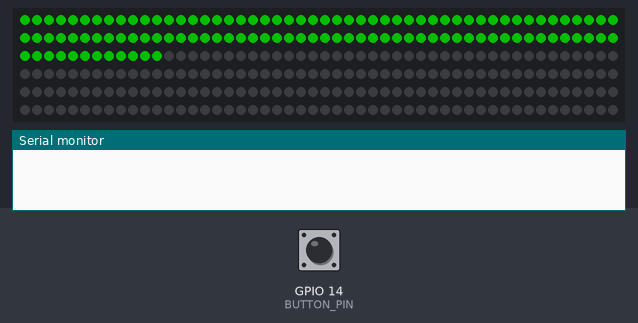
Bench run of a sketch on a simulated ESP32-S3. On the bench: 300 RGB LEDs in strip order, left to right, continuing on the next row, the last lines printed to the serial monitor. The inputs (shaded band) are chosen by the test bench; at power-on: GPIO 14 (BUTTON_PIN) HIGH. Dim RGB values are drawn brighter than linear; EEPROM starts erased.

Above: at 1.7 s.
3.4 s: GPIO 14 (BUTTON_PIN) pulled LOW for 0.15 s
At 3.75 s:
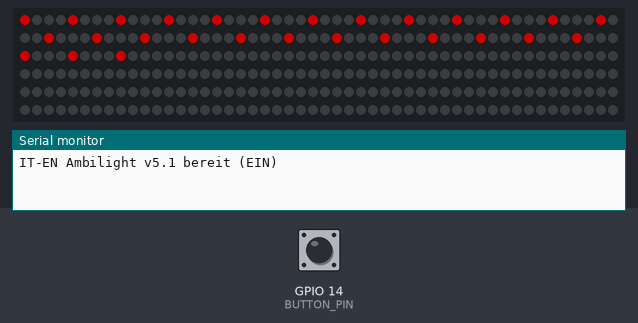
4.1 s: GPIO 14 (BUTTON_PIN) pulled LOW for 1 s
Timing chart, 0 to 7.1 s (numbered marks = the images above; inputs shaded):
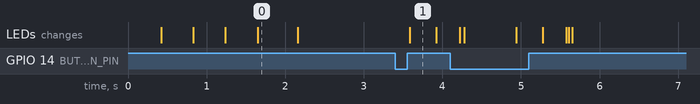

The sketch:

ambilight_v5_1.ino
```cpp
// =====================================================================
//  IT-EN Ambilight V.01 – Firmware v5.1 (Bild halten für den Ruhezustand)
//  ESP32-S3, 74HCT125, WS2812B (bis 300 LEDs), Adalight-Protokoll
//
//  v5.1: Neuer Befehl !H = das zuletzt empfangene Bild stehen lassen, bis wieder ein Bild kommt
//        (kein Ausblenden nach 5 s). Das Programm schickt ihn, bevor der PC schlafen geht, wenn für den
//        Ruhezustand eine Szene eingestellt ist. !H0 hebt das Halten auf. Die Meldungen enthalten neu h=0/1.
//        Hinweis: Das funktioniert nur, wenn der USB-Anschluss im Ruhezustand weiter Strom liefert.
//  v5.0: Das Gerät meldet Tasterdrücke an den PC und nimmt Befehle an.
//        Befehle (Textzeile, beginnt mit '!', endet mit Zeilenende), nur zwischen zwei Bildern:
//          !T    Zustand melden        !OT  Ein/Aus umschalten   !O1 / !O0  Ein / Aus
//          !BN   nächste Dimmstufe     !B0 !B1 !B2  Dimmstufe 100 % / 60 % / 25 %
//        Meldungen (Textzeile, beginnt mit '#'):
//          #ST on=1 bi=0 br=255 t=41.5 mw=6400 n=112 up=1234    (Antwort auf Befehle)
//          #EV S on=0 ...   Taster kurz        #EV L bi=1 ...   Taster lang
//        t = Chip-Temperatur in Grad, mw = geschätzte LED-Leistung in Milliwatt, up = Sekunden seit Start.
//  v4.0: LED-Anzahl ist nicht mehr fest. Die Firmware übernimmt die Anzahl
//        aus dem Bild, das der PC schickt (1 bis MAX_LEDS), und merkt sie sich.
//        Alle LEDs dahinter bleiben aus. Auf ein einzelnes '?' antwortet sie
//        mit ihrer Kennung (für die automatische Gerätesuche).
//  v3.1: USB-Empfangspuffer 4096 statt 256 Byte. Ein Bild sind 342 Byte;
//        mit nur 256 Byte gingen ab ca. Byte 250 (= LED ~83) Daten verloren
//        -> Flackern ab LED ~80. Start-Anzeige jetzt 4x blau:
//        1 = LEDs, 2 = Puffer gesetzt, 3 = USB gestartet, 4 = Einstellungen.
//  v3.0: zurück zu FastLED (lief im Oktober fehlerfrei mit HyperHDR).
//        Der Start-Hänger kam NICHT von FastLED, sondern von
//        Serial.setRxBufferSize() -> das ist hier entfernt.
//        Zusätzlich aus den Tests übernommen:
//         - Start-Anzeige (blau, blau, blau, dann grün = bereit)
//         - LEDs werden direkt nach jedem VOLLSTÄNDIGEN Bild geschrieben
//         - nicht genutzte LEDs bleiben dauerhaft AUS
//
//  Arduino IDE: Board "ESP32S3 Dev Module", USB CDC On Boot = Enabled
//  Bibliothek:  FastLED (Bibliotheksverwalter)
//  HyperHDR:    Adalight, 2000000 Baud, AWA aus, LED-Anzahl beliebig (max. 300)
//
//  Taster (GPIO14):  kurz = EIN (grün) / AUS (rot)
//                    lang = Helligkeit 100% -> 60% -> 25% (weiss)
// =====================================================================
#include <FastLED.h>
#include <Preferences.h>

#define MAX_LEDS     300         // grösste unterstützte LED-Anzahl
#define DEFAULT_LEDS 112         // Anzahl, bis der PC zum ersten Mal ein Bild schickt
#define FW_ID        "IT-EN Ambilight v5.1;max=300"
#define LED_PIN      15
#define BUTTON_PIN   14

#define MAX_MA       3000
#define MAX_LEVEL    230
#define FALL_STEP    40
#define TIMEOUT_MS   5000
#define LONG_PRESS   800
#define FLASH_MS     300

CRGB leds[MAX_LEDS];             // 0..ledCount-1 Ambilight, Rest immer schwarz
uint8_t rxBuf[MAX_LEDS * 3];
uint8_t target[MAX_LEDS * 3];
uint16_t ledCount = DEFAULT_LEDS; // aktuell genutzte LEDs (kommt vom PC)
uint16_t frameCount = 0;          // LED-Anzahl des Bildes, das gerade empfangen wird
bool newFrame = false;
bool hold = false;                // true = letztes Bild stehen lassen, bis ein neues kommt (Befehl !H)
uint32_t lastData = 0;

const uint8_t BRIGHT[] = {255, 153, 64};
uint8_t brightIdx = 0;
bool enabled = true;
Preferences prefs;

// ---------- Adalight-Parser (Doppelpuffer) ----------
enum State { S_A, S_D, S_A2, S_HI, S_LO, S_CHK, S_DATA, S_CMD };
State state = S_A;
uint8_t hi, lo;
uint16_t idx;
char cmd[12];
uint8_t cmdLen = 0;

void saveSettings();

// ---------- Meldungen an den PC ----------
// Nur senden, wenn im Sendepuffer Platz ist: liest kein Programm mit, darf das Gerät nicht hängen bleiben.
void report(const char* kind) {
  if (Serial.availableForWrite() < 100) return;
  uint32_t mw = (uint32_t)calculate_unscaled_power_mW(leds, ledCount) * FastLED.getBrightness() / 255;
  if (!enabled) mw = 0;
  if (mw > 5UL * MAX_MA) mw = 5UL * MAX_MA;            // mehr lässt die Strombegrenzung nicht zu
  Serial.printf("#%s on=%d bi=%d br=%d t=%.1f mw=%lu n=%u up=%lu h=%d\n",
                kind, enabled ? 1 : 0, brightIdx, BRIGHT[brightIdx], temperatureRead(),
                (unsigned long)mw, ledCount, (unsigned long)(millis() / 1000), hold ? 1 : 0);
}

// ---------- Befehle vom PC ----------
void runCommand() {
  cmd[cmdLen] = 0;
  if (cmdLen == 0) return;
  if (cmd[0] == 'O') {                                  // Ein / Aus
    if (cmd[1] == 'T') enabled = !enabled;
    else if (cmd[1] == '1') enabled = true;
    else if (cmd[1] == '0') enabled = false;
    saveSettings();
  } else if (cmd[0] == 'B') {                           // Dimmstufe
    if (cmd[1] == 'N') brightIdx = (brightIdx + 1) % sizeof(BRIGHT);
    else if (cmd[1] >= '0' && cmd[1] < '0' + (int)sizeof(BRIGHT)) brightIdx = cmd[1] - '0';
    FastLED.setBrightness(BRIGHT[brightIdx]);
    saveSettings();
  } else if (cmd[0] == 'H') {                           // Bild halten (wird nicht gespeichert)
    hold = (cmd[1] != '0');
  }
  report("ST");                                         // jeder Befehl (auch !T) wird mit dem Zustand beantwortet
}

void handleSerial() {
  while (Serial.available()) {
    uint8_t c = Serial.read();
    switch (state) {
      case S_A:
        if (c == '?') Serial.println(FW_ID);          // Kennung für die Gerätesuche
        if (c == '!') { cmdLen = 0; state = S_CMD; break; }
        state = (c == 'A') ? S_D : S_A;
        break;
      case S_CMD:                                     // Befehlszeile bis zum Zeilenende sammeln
        if (c == '\n' || c == '\r') { runCommand(); state = S_A; }
        else if (cmdLen < sizeof(cmd) - 1) cmd[cmdLen++] = (char)c;
        else state = S_A;                             // zu lang -> verwerfen
        break;
      case S_D:   state = (c == 'd') ? S_A2 : (c == 'A' ? S_D : S_A); break;
      case S_A2:  state = (c == 'a') ? S_HI : (c == 'A' ? S_D : S_A); break;
      case S_HI:  hi = c; state = S_LO; break;
      case S_LO:  lo = c; state = S_CHK; break;
      case S_CHK:
        frameCount = (((uint16_t)hi << 8) | lo) + 1;
        if (c == (hi ^ lo ^ 0x55) && frameCount >= 1 && frameCount <= MAX_LEDS) { idx = 0; state = S_DATA; }
        else state = S_A;
        break;
      case S_DATA:
        rxBuf[idx++] = c;
        if (idx >= frameCount * 3) {
          memcpy(target, rxBuf, frameCount * 3);
          if (frameCount != ledCount) {               // neue LED-Anzahl übernehmen und merken
            ledCount = frameCount;
            prefs.putUShort("n", ledCount);
          }
          state = S_A; lastData = millis(); newFrame = true;
          hold = false;                               // ein neues Bild beendet das Halten
        }
        break;
    }
  }
}

// ---------- Anzeige ----------
void showFrame() {                 // Rest-LEDs immer schwarz halten
  for (int i = ledCount; i < MAX_LEDS; i++) leds[i] = CRGB::Black;
  FastLED.show();
}

void mark(int n) {
  fill_solid(leds, ledCount, CRGB::Black);
  for (int i = 0; i < n; i++) leds[i] = CRGB(0, 0, 60);
  showFrame();
  delay(400);
}

void flash(CRGB color) {
  fill_solid(leds, ledCount, CRGB::Black);
  for (int i = 0; i < ledCount; i += 4) leds[i] = color;
  showFrame();
  uint32_t t = millis();
  while (millis() - t < FLASH_MS) handleSerial();
}

// ---------- Taster ----------
void saveSettings() {
  prefs.putBool("on", enabled);
  prefs.putUChar("br", brightIdx);
}

void handleButton() {
  static bool stable = HIGH, lastRead = HIGH, longDone = false;
  static uint32_t lastChange = 0, pressedAt = 0;
  uint32_t now = millis();
  bool r = digitalRead(BUTTON_PIN);

  if (r != lastRead) { lastRead = r; lastChange = now; }
  if (now - lastChange > 30 && r != stable) {
    stable = r;
    if (stable == LOW) { pressedAt = now; longDone = false; }
    else if (!longDone) {
      enabled = !enabled;
      saveSettings();
      flash(enabled ? CRGB(0, 120, 0) : CRGB(120, 0, 0));
      report("EV S");
    }
  }
  if (stable == LOW && !longDone && now - pressedAt > LONG_PRESS) {
    longDone = true;
    brightIdx = (brightIdx + 1) % sizeof(BRIGHT);
    FastLED.setBrightness(BRIGHT[brightIdx]);
    saveSettings();
    flash(CRGB(150, 150, 150));
    report("EV L");
  }
}

void setup() {
  pinMode(BUTTON_PIN, INPUT_PULLUP);

  FastLED.addLeds<WS2812B, LED_PIN, GRB>(leds, MAX_LEDS);
  FastLED.setMaxPowerInVoltsAndMilliamps(5, MAX_MA);
  FastLED.setDither(0);
  FastLED.setBrightness(255);
  mark(1);                                   // LED-Treiber läuft

  Serial.setRxBufferSize(4096);              // VOR begin(): ganzes Bild passt rein
  mark(2);                                   // Puffer gesetzt

  Serial.begin(115200);                      // USB: Baudrate egal
  mark(3);                                   // USB ok

  prefs.begin("ambilight", false);
  enabled   = prefs.getBool("on", true);
  brightIdx = prefs.getUChar("br", 0) % sizeof(BRIGHT);
  ledCount  = constrain(prefs.getUShort("n", DEFAULT_LEDS), 1, MAX_LEDS);
  FastLED.setBrightness(BRIGHT[brightIdx]);
  mark(4);                                   // Einstellungen ok

  fill_solid(leds, ledCount, CRGB(0, 80, 0)); // alles grün = bereit
  showFrame();
  delay(500);
  fill_solid(leds, MAX_LEDS, CRGB::Black);
  showFrame();
  memset(target, 0, sizeof(target));

  Serial.println(enabled ? "IT-EN Ambilight v5.1 bereit (EIN)"
                         : "IT-EN Ambilight v5.1 bereit (AUS - Taster druecken)");
}

void loop() {
  handleSerial();
  handleButton();

  uint32_t now = millis();
  bool active = enabled && (hold || now - lastData < TIMEOUT_MS);

  if (active) {
    if (!newFrame) return;                   // auf nächstes Bild warten
    newFrame = false;
    for (int i = 0; i < ledCount; i++) {
      uint8_t r = target[i * 3], g = target[i * 3 + 1], b = target[i * 3 + 2];
      leds[i].setRGB(min(r, (uint8_t)MAX_LEVEL), min(g, (uint8_t)MAX_LEVEL), min(b, (uint8_t)MAX_LEVEL));
    }
    showFrame();                             // direkt nach dem Empfang
  } else {
    newFrame = false;
    static uint32_t lastIdle = 0;
    if (now - lastIdle < 20) return;         // aus/Timeout: sanft ausblenden
    lastIdle = now;
    bool any = false;
    for (int i = 0; i < ledCount; i++) {
      leds[i].fadeToBlackBy(FALL_STEP);
      if (leds[i]) any = true;
    }
    static uint32_t lastClear = 0;
    if (any || now - lastClear > 1000) { lastClear = now; showFrame(); }
  }
}
```

Measured:
- after the input at 3.4 s, the LEDs: change after 0.18 s (image 1)
- what the display in image 0 shows lasts 0.6 s, from 1.6 s to 2.2 s
